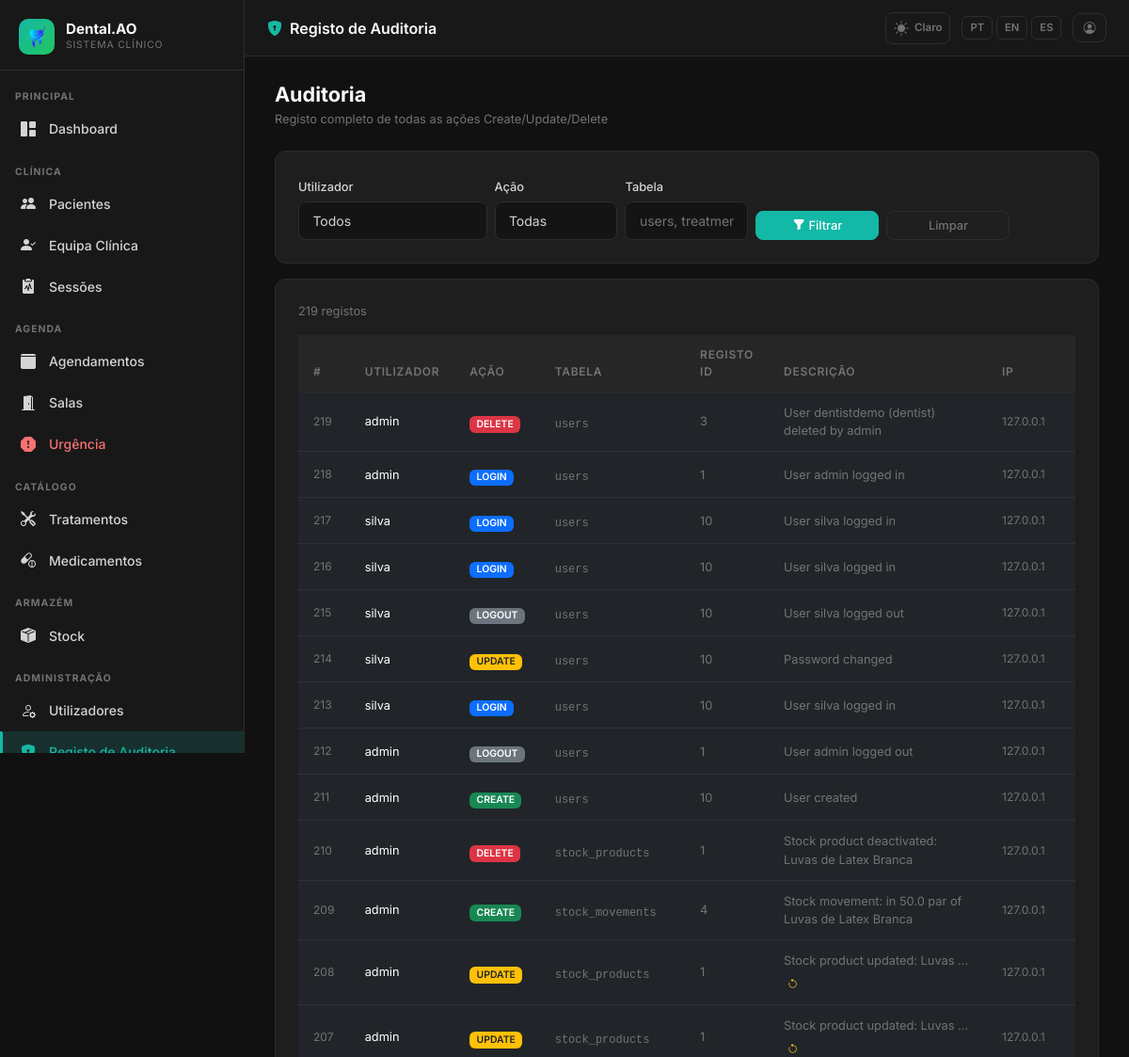
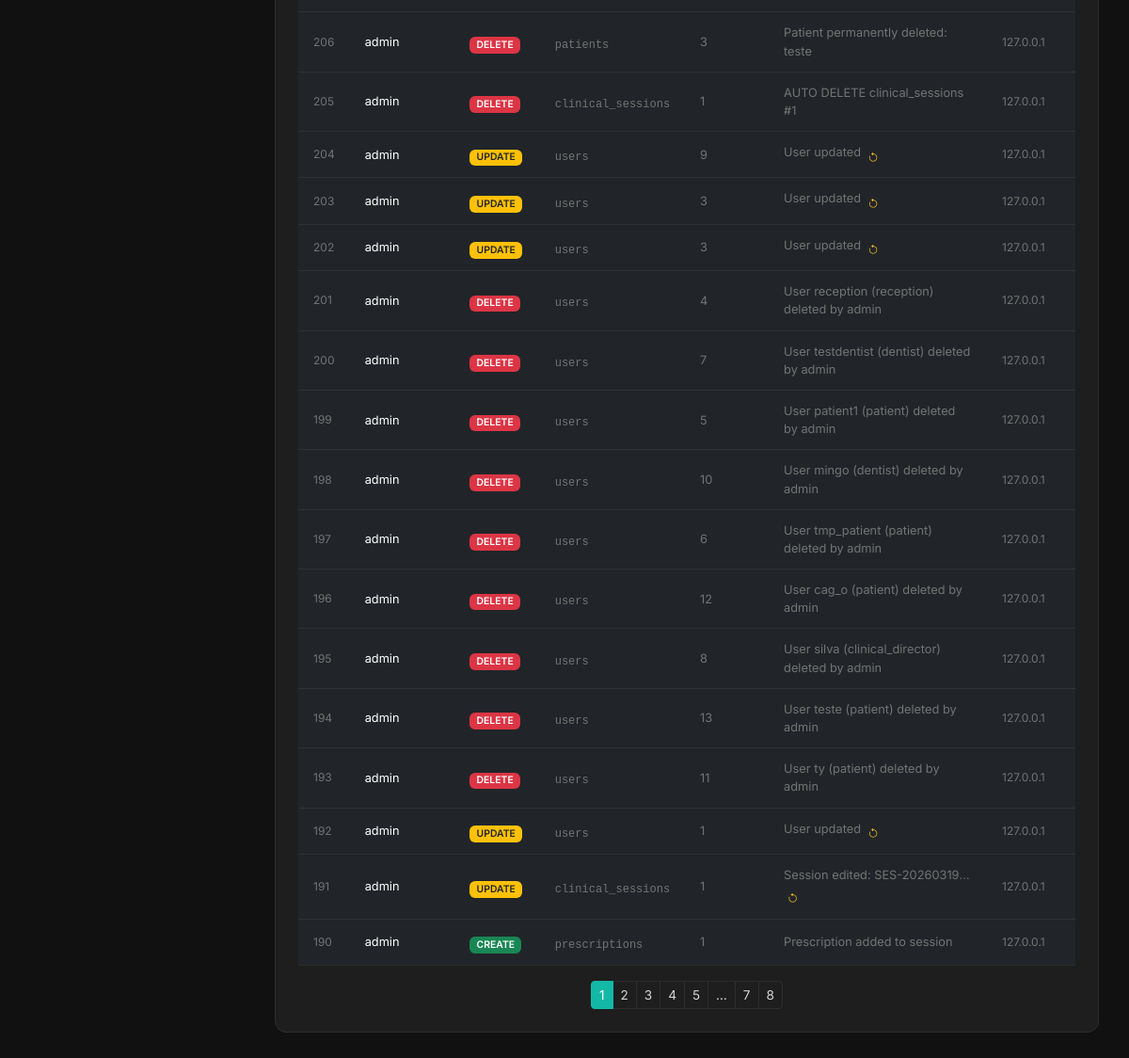
The page /admin/audit (signed in) on the database its author committed (2 pictures, top to bottom).
### app/models.py (models this page shows, shortened)
class AppSetting(db.Model):
    __tablename__ = 'app_settings'
    key   = db.Column(db.String(64), primary_key=True)
    value = db.Column(db.Text, nullable=True)
    _DEFAULTS = {
        'app_name':       'DentalCare Pro',
        'app_logo':       '',
        'bg_dark':        '#111111',
        'sidebar_dark':   '#181818',
        'card_dark':      '#1e1e1e',
        'border_dark':    '#2d2d2d',
        'text_dark':      '#d4d4d4',
        'primary_dark':   '#14b8a6',
        'success_dark':   '#22c55e',
        'danger_dark':    '#f87171',
        'warning_dark':   '#fbbf24',
        'bg_light':       '#f0f4f8',
        'card_light':     '#ffffff',
        'border_light':   '#d1dce8',
        'text_light':     '#334155',
        'primary_light':  '#1976d2',
        'success_light':  '#00875a',
        'danger_light':   '#d32f2f',
        'warning_light':  '#e65100',
        'xray_max_mb':        '10',
        'stock_invoice_max_mb': '5',
        'urgency_surcharge':  '30',
    }
    @classmethod
    def all_as_dict(cls):
        stored = {s.key: s.value for s in cls.query.all()}
        result = dict(cls._DEFAULTS)
        result.update(stored)
        return result

class AuditLog(db.Model):
    __tablename__ = 'audit_log'
    id = db.Column(db.Integer, primary_key=True)
    user_id = db.Column(db.Integer, db.ForeignKey('users.id'), nullable=True)
    username = db.Column(db.String(80), nullable=True)
    action = db.Column(db.String(20), nullable=False)
    table_name = db.Column(db.String(100), nullable=False)
    record_id = db.Column(db.Integer, nullable=True)
    old_value = db.Column(db.JSON, nullable=True)
    new_value = db.Column(db.JSON, nullable=True)
    description = db.Column(db.Text, nullable=True)
    ip_address = db.Column(db.String(50), nullable=True)
    timestamp = db.Column(db.DateTime, default=lambda: datetime.now(timezone.utc), index=True)
    user = db.relationship('User', backref='audit_entries')

### app/admin/routes.py (the view)
@admin_bp.route('/audit')
@login_required
@director_or_superadmin_required
def audit_log():
    from ..models import AuditLog
    page = request.args.get('page', 1, type=int)
    query = AuditLog.query.order_by(AuditLog.timestamp.desc())
    if request.args.get('user_id'):
        query = query.filter_by(user_id=request.args.get('user_id', type=int))
    if request.args.get('action'):
        query = query.filter_by(action=request.args.get('action'))
    if request.args.get('table'):
        query = query.filter_by(table_name=request.args.get('table'))
    logs = query.paginate(page=page, per_page=30)
    users = User.query.order_by(User.full_name).all()
    return render_template('admin/audit_log.html', logs=logs, users=users)

### app/__init__.py (called while the page is built)
def get_locale():
    lang = session.get('lang')
    if lang in ['pt', 'en', 'es']:
        return lang
    return 'pt'

### app/models.py (called while the page is built)
    def role_display(self):
        role_map = {
            Role.SUPERADMIN: 'Superadmin',
            Role.CLINICAL_DIRECTOR: 'Diretor Clínico',
            Role.DENTIST: 'Dentista',
            Role.PATIENT: 'Paciente',
            Role.RECEPTION: 'Recepção',
        }
        return role_map.get(self.role, self.role)

    def role_badge_class(self):
        badge_map = {
            Role.SUPERADMIN: 'danger',
            Role.CLINICAL_DIRECTOR: 'primary',
            Role.DENTIST: 'success',
            Role.PATIENT: 'info',
            Role.RECEPTION: 'warning',
        }
        return badge_map.get(self.role, 'secondary')

### app/templates/admin/audit_log.html (shortened to what this page needs)
{% extends "base.html" %}
{% block page_title %}<i class="bi bi-shield-lock-fill me-2" style="color:var(--dc-primary)"></i>{{ _('Registo de Auditoria') }}{% endblock %}
{% block content %}
<div class="dc-page-header">
  <div>
    <h1>{{ _('Auditoria') }}</h1>
    <p>{{ _('Registo completo de todas as ações Create/Update/Delete') }}</p>
  </div>
</div>
<div class="dc-card mb-3">
  <form method="GET" class="row g-2 align-items-end">
    <div class="col-md-3">
      <label class="form-label" style="font-size:.8rem">{{ _('Utilizador') }}</label>
      <select name="user_id" class="form-select form-select-sm">
        <option value="">{{ _('Todos') }}</option>
      </select>
    </div>
    <div class="col-md-2">
      <label class="form-label" style="font-size:.8rem">{{ _('Ação') }}</label>
      <select name="action" class="form-select form-select-sm">
        <option value="">{{ _('Todas') }}</option>
      </select>
    </div>
    <div class="col-md-2">
      <label class="form-label" style="font-size:.8rem">{{ _('Tabela') }}</label>
      <input type="text" name="table" class="form-control form-control-sm" value="{{ request.args.get('table', '') }}" placeholder="users, treatments…">
    </div>
    <div class="col-md-2">
      <button type="submit" class="btn btn-sm btn-primary w-100">
        <i class="bi bi-funnel-fill me-1"></i>{{ _('Filtrar') }}
      </button>
    </div>
    <div class="col-md-2">
      <a href="{{ url_for('admin.audit_log') }}" class="btn btn-sm btn-outline-secondary w-100">
        {{ _('Limpar') }}
      </a>
    </div>
  </form>
</div>
<div class="dc-card">
  <div class="d-flex align-items-center justify-content-between mb-3">
    <span style="font-size:.8rem;color:var(--dc-text-muted)">{{ logs.total }} {{ _('registos') }}</span>
  </div>
  <div class="table-responsive">
    <table class="table table-sm mb-0">
      <thead>
        <tr>
          <th>#</th>
          <th>{{ _('Utilizador') }}</th>
          <th>{{ _('Ação') }}</th>
          <th>{{ _('Tabela') }}</th>
          <th>{{ _('Registo ID') }}</th>
          <th>{{ _('Descrição') }}</th>
          <th>{{ _('IP') }}</th>
          <th>{{ _('Data/Hora') }}</th>
        </tr>
      </thead>
      <tbody>
        {% for log in logs.items %}
        <tr>
          <td style="font-size:.75rem;color:var(--dc-text-muted)">{{ log.id }}</td>
          <td style="font-size:.8rem">{{ log.username or '—' }}</td>
          <td>
            <span class="badge bg-{% if log.action == 'CREATE' %}success{% elif log.action == 'UPDATE' %}warning text-dark{% elif log.action == 'DELETE' %}danger{% elif log.action in ['LOGIN','ROLLBACK'] %}primary{% else %}secondary{% endif %}" style="font-size:.65rem">
              {{ log.action }}
            </span>
          </td>
          <td><code style="font-size:.75rem;color:var(--dc-text-muted)">{{ log.table_name }}</code></td>
          <td style="font-size:.8rem;color:var(--dc-text-muted)">{{ log.record_id or '—' }}</td>
          <td style="font-size:.8rem;color:var(--dc-text-muted);max-width:250px">
            {% if log.old_value and log.action == 'UPDATE' %}
              <span class="d-inline-block text-truncate" style="max-width:200px" title="{{ log.description }}">
                {{ (log.description or '')[:60] }}{% if log.description and log.description|length > 60 %}…{% endif %}
              </span>
              <i class="bi bi-arrow-counterclockwise ms-1" style="color:var(--dc-warning);font-size:.7rem"
                 title="{{ _('Reversão disponível') }}"></i>
            {% else %}
              {{ (log.description or '')[:80] }}{% if log.description and log.description|length > 80 %}…{% endif %}
            {% endif %}
          </td>
          <td style="font-size:.75rem;color:var(--dc-text-muted)">{{ log.ip_address or '—' }}</td>
          <td style="font-size:.75rem;color:var(--dc-text-muted);white-space:nowrap">
          </td>
        </tr>
        {% endfor %}
      </tbody>
    </table>
  </div>
  {% if logs.pages > 1 %}
  <div class="d-flex justify-content-center mt-3">
    <nav>
      <ul class="pagination pagination-sm mb-0">
        {% for page in logs.iter_pages() %}
          {% if page %}
            <li class="page-item {% if page == logs.page %}active{% endif %}">
              <a class="page-link" href="{{ url_for('admin.audit_log', page=page, **request.args) }}">{{ page }}</a>
            </li>
          {% else %}
            <li class="page-item disabled"><span class="page-link">…</span></li>
          {% endif %}
        {% endfor %}
      </ul>
    </nav>
  </div>
  {% endif %}
</div>
{% endblock %}

### app/templates/base.html (shortened to what this page needs)
<!DOCTYPE html>
<html lang="{{ get_locale() }}" data-dc-theme="{{ session.get('theme', 'dark') }}">
<head>
  <link href="https://cdn.jsdelivr.net/npm/bootstrap@5.3.2/dist/css/bootstrap.min.css" rel="stylesheet">
  <link href="https://cdn.jsdelivr.net/npm/bootstrap-icons@1.11.3/font/bootstrap-icons.min.css" rel="stylesheet">
  <link href="{{ url_for('static', filename='css/dental.css') }}" rel="stylesheet">
</head>
<body>
<aside class="dc-sidebar" id="dcSidebar">
  <div class="dc-brand">
    <div class="dc-brand-icon">
      {% if app_settings.app_logo %}
        <img src="{{ url_for('superadmin.logo_file', filename=app_settings.app_logo) }}"
             alt="{{ app_settings.app_name }}"
             style="width:36px;height:36px;object-fit:contain;border-radius:6px;">
      {% else %}
        <i class="bi bi-heart-pulse-fill"></i>
      {% endif %}
    </div>
    <div class="flex-fill">
      <div class="dc-brand-name">{{ app_settings.app_name }}</div>
      <div class="dc-brand-sub">{{ _('Sistema Clínico') }}</div>
    </div>
  </div>
  <nav class="dc-nav">
    {% set role = current_user.role %}
    <div class="dc-nav-section">{{ _('Principal') }}</div>
    <a href="{{ url_for('main.dashboard') }}"
       class="dc-nav-item {% if request.endpoint == 'main.dashboard' %}active{% endif %}">
      <i class="bi bi-grid-1x2-fill"></i> {{ _('Dashboard') }}
    </a>
    {% if role in ['superadmin', 'clinical_director', 'dentist', 'reception'] %}
    <div class="dc-nav-section mt-2">{{ _('Clínica') }}</div>
    {% endif %}
    {% if role in ['superadmin', 'clinical_director', 'dentist', 'reception'] %}
    <a href="{{ url_for('patients.index') }}"
       class="dc-nav-item {% if request.endpoint == 'patients.index' or request.endpoint in ['patients.new','patients.edit','patients.detail'] %}active{% endif %}">
      <i class="bi bi-people-fill"></i> {{ _('Pacientes') }}
    </a>
    {% endif %}
    {% if role in ['superadmin', 'clinical_director'] %}
    <a href="{{ url_for('patients.care_team_pending') }}"
       class="dc-nav-item {% if request.endpoint == 'patients.care_team_pending' %}active{% endif %}">
      <i class="bi bi-person-check-fill"></i> {{ _('Equipa Clínica') }}
    </a>
    {% endif %}
    {% if role in ['superadmin', 'clinical_director', 'dentist'] %}
    <a href="{{ url_for('sessions.index') }}"
       class="dc-nav-item {% if request.endpoint and 'sessions.' in request.endpoint and 'audit' not in request.endpoint and 'evolution' not in request.endpoint %}active{% endif %}">
      <i class="bi bi-clipboard2-pulse-fill"></i> {{ _('Sessões') }}
    </a>
    {% endif %}
    {% if role in ['superadmin', 'clinical_director', 'reception', 'dentist'] %}
    <div class="dc-nav-section mt-2">{{ _('Agenda') }}</div>
    {% endif %}
    {% if role in ['superadmin', 'clinical_director', 'reception'] %}
    <a href="{{ url_for('scheduling.calendar') }}"
       class="dc-nav-item {% if request.endpoint and 'scheduling.' in request.endpoint and 'emergency' not in request.endpoint and 'room' not in request.endpoint %}active{% endif %}">
      <i class="bi bi-calendar3-fill"></i> {{ _('Agendamentos') }}
    </a>
    {% endif %}
    {% if role in ['superadmin', 'clinical_director', 'reception', 'dentist'] %}
    <a href="{{ url_for('scheduling.rooms') }}"
       class="dc-nav-item {% if request.endpoint and 'rooms' in request.endpoint %}active{% endif %}">
      <i class="bi bi-door-open-fill"></i> {{ _('Salas') }}
    </a>
    {% endif %}
    {% if role in ['superadmin', 'clinical_director', 'reception', 'dentist'] %}
    <a href="{{ url_for('scheduling.emergency') }}"
       class="dc-nav-item {% if request.endpoint and 'emergency' in request.endpoint %}active{% endif %}"
       style="color:var(--dc-danger)">
      <i class="bi bi-exclamation-octagon-fill"></i> {{ _('Urgência') }}
    </a>
    {% endif %}
    {% if role in ['superadmin', 'clinical_director', 'dentist'] %}
    <div class="dc-nav-section mt-2">{{ _('Catálogo') }}</div>
    <a href="{{ url_for('admin.treatments') }}"
       class="dc-nav-item {% if 'treatments' in request.endpoint %}active{% endif %}">
      <i class="bi bi-tools"></i> {{ _('Tratamentos') }}
    </a>
    <a href="{{ url_for('admin.medicines') }}"
       class="dc-nav-item {% if 'medicine' in request.endpoint %}active{% endif %}">
      <i class="bi bi-capsule-pill"></i> {{ _('Medicamentos') }}
    </a>
    {% endif %}
    {% if role in ['superadmin', 'clinical_director', 'dentist', 'receptionist'] %}
    <div class="dc-nav-section mt-2">{{ _('Armazém') }}</div>
    <a href="{{ url_for('stock.index') }}"
       class="dc-nav-item {% if request.endpoint and 'stock.' in request.endpoint %}active{% endif %}">
      <i class="bi bi-box-seam-fill"></i> {{ _('Stock') }}
    </a>
    {% endif %}
    {% if role in ['superadmin', 'clinical_director'] %}
    <div class="dc-nav-section mt-2">{{ _('Administração') }}</div>
    <a href="{{ url_for('admin.users') }}"
       class="dc-nav-item {% if 'user' in request.endpoint %}active{% endif %}">
      <i class="bi bi-person-gear"></i> {{ _('Utilizadores') }}
    </a>
    <a href="{{ url_for('admin.audit_log') }}"
       class="dc-nav-item {% if 'audit' in request.endpoint %}active{% endif %}">
      <i class="bi bi-shield-lock-fill"></i> {{ _('Registo de Auditoria') }}
    </a>
    {% endif %}
  </nav>
</aside>
<header class="dc-topbar">
  <span class="page-title">{% block page_title %}{% endblock %}</span>
  <div class="topbar-actions">
    <a href="{{ url_for('auth.toggle_theme') }}"
       class="theme-toggle"
       title="{{ _('Alternar tema') }}">
      {% if session.get('theme', 'dark') == 'dark' %}
        <i class="bi bi-sun-fill"></i><span style="font-size:.72rem;font-weight:600;margin-left:2px">{{ _('Claro') }}</span>
      {% else %}
        <i class="bi bi-moon-stars-fill"></i><span style="font-size:.72rem;font-weight:600;margin-left:2px">{{ _('Escuro') }}</span>
      {% endif %}
    </a>
    <div class="lang-switcher">
      <a href="{{ url_for('auth.set_lang', lang='pt') }}"
         class="lang-btn {% if get_locale() == 'pt' %}active{% endif %}">PT</a>
      <a href="{{ url_for('auth.set_lang', lang='en') }}"
         class="lang-btn {% if get_locale() == 'en' %}active{% endif %}">EN</a>
      <a href="{{ url_for('auth.set_lang', lang='es') }}"
         class="lang-btn {% if get_locale() == 'es' %}active{% endif %}">ES</a>
    </div>
    <a href="{{ url_for('auth.profile') }}" class="btn btn-sm btn-outline-secondary" title="{{ _('Meu Perfil') }}">
      <i class="bi bi-person-circle"></i>
    </a>
  </div>
</header>
<main class="dc-main">
  <div class="dc-content">
    {% block content %}{% endblock %}
  </div>
</main>
</body>
</html>

### rows shown on the page
AppSetting: value (picture)
AppSetting: app_name "Dental.AO"
AuditLog: id "219", username "admin", action "DELETE", table_name "users", record "3", description "User dentistdemo (dentist) deleted by admin", ip_address "127.0.0.1"
AuditLog: id "218", username "admin", action "LOGIN", table_name "users", record "1", description "User admin logged in", ip_address "127.0.0.1"
AuditLog: id "217", username "silva", action "LOGIN", table_name "users", record "10", description "User silva logged in", ip_address "127.0.0.1"
AuditLog: id "216", username "silva", action "LOGIN", table_name "users", record "10", description "User silva logged in", ip_address "127.0.0.1"
AuditLog: id "215", username "silva", action "LOGOUT", table_name "users", record "10", description "User silva logged out", ip_address "127.0.0.1"
AuditLog: id "214", username "silva", action "UPDATE", table_name "users", record "10", description "Password changed", ip_address "127.0.0.1"
AuditLog: id "213", username "silva", action "LOGIN", table_name "users", record "10", description "User silva logged in", ip_address "127.0.0.1"
AuditLog: id "212", username "admin", action "LOGOUT", table_name "users", record "1", description "User admin logged out", ip_address "127.0.0.1"
AuditLog: id "211", username "admin", action "CREATE", table_name "users", record "10", description "User created", ip_address "127.0.0.1"
AuditLog: id "210", username "admin", action "DELETE", table_name "stock_products", record "1", description "Stock product deactivated: Luvas de Latex Branca", ip_address "127.0.0.1"
AuditLog: id "209", username "admin", action "CREATE", table_name "stock_movements", record "4", description "Stock movement: in 50.0 par of Luvas de Latex Branca", ip_address "127.0.0.1"
AuditLog: id "208", username "admin", action "UPDATE", table_name "stock_products", record "1", description "Stock product updated: Luvas…", ip_address "127.0.0.1"
AuditLog: id "207", username "admin", action "UPDATE", table_name "stock_products", record "1", description "Stock product updated: Luvas…", ip_address "127.0.0.1"
AuditLog: id "206", username "admin", action "DELETE", table_name "patients", record "3", description "Patient permanently deleted: teste", ip_address "127.0.0.1"
AuditLog: id "205", username "admin", action "DELETE", table_name "clinical_sessions", record "1", description "AUTO DELETE clinical_sessions #1", ip_address "127.0.0.1"
AuditLog: id "204", username "admin", action "UPDATE", table_name "users", record "9", description "User updated", ip_address "127.0.0.1"
AuditLog: id "203", username "admin", action "UPDATE", table_name "users", record "3", description "User updated", ip_address "127.0.0.1"
AuditLog: id "202", username "admin", action "UPDATE", table_name "users", record "3", description "User updated", ip_address "127.0.0.1"
AuditLog: id "201", username "admin", action "DELETE", table_name "users", record "4", description "User reception (reception) deleted by admin", ip_address "127.0.0.1"
AuditLog: id "200", username "admin", action "DELETE", table_name "users", record "7", description "User testdentist (dentist) deleted by admin", ip_address "127.0.0.1"
AuditLog: id "199", username "admin", action "DELETE", table_name "users", record "5", description "User patient1 (patient) deleted by admin", ip_address "127.0.0.1"
AuditLog: id "198", username "admin", action "DELETE", table_name "users", record "10", description "User mingo (dentist) deleted by admin", ip_address "127.0.0.1"
AuditLog: id "197", username "admin", action "DELETE", table_name "users", record "6", description "User tmp_patient (patient) deleted by admin", ip_address "127.0.0.1"
AuditLog: id "196", username "admin", action "DELETE", table_name "users", record "12", description "User cag_o (patient) deleted by admin", ip_address "127.0.0.1"
AuditLog: id "195", username "admin", action "DELETE", table_name "users", record "8", description "User silva (clinical_director) deleted by admin", ip_address "127.0.0.1"
AuditLog: id "194", username "admin", action "DELETE", table_name "users", record "13", description "User teste (patient) deleted by admin", ip_address "127.0.0.1"
AuditLog: id "193", username "admin", action "DELETE", table_name "users", record "11", description "User ty (patient) deleted by admin", ip_address "127.0.0.1"
AuditLog: id "192", username "admin", action "UPDATE", table_name "users", record "1", description "User updated", ip_address "127.0.0.1"
AuditLog: id "191", username "admin", action "UPDATE", table_name "clinical_sessions", record "1", description "Session edited: SES-20260319…", ip_address "127.0.0.1"
AuditLog: id "190", username "admin", action "CREATE", table_name "prescriptions", record "1", description "Prescription added to session", ip_address "127.0.0.1"

### other values the page prints
{{ logs.total }} "219"
{{ page }} "1" "2" "3" "4" "5" "7" "8"
form field user_id "Todos"
form field action "Todas"
